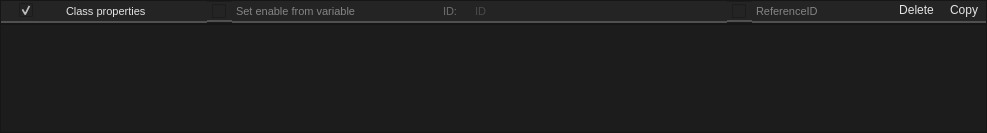
<?xml version="1.0" encoding="UTF-8"?>
<ui version="4.0">
 <class>Form</class>
 <widget class="QWidget" name="Form">
  <property name="geometry">
   <rect>
    <x>0</x>
    <y>0</y>
    <width>987</width>
    <height>133</height>
   </rect>
  </property>
  <property name="windowTitle">
   <string>Form</string>
  </property>
  <property name="styleSheet">
   <string notr="true">background-color: #1C1C1C;</string>
  </property>
  <layout class="QVBoxLayout" name="verticalLayout">
   <property name="spacing">
    <number>0</number>
   </property>
   <property name="leftMargin">
    <number>0</number>
   </property>
   <property name="topMargin">
    <number>0</number>
   </property>
   <property name="rightMargin">
    <number>0</number>
   </property>
   <property name="bottomMargin">
    <number>0</number>
   </property>
   <item>
    <widget class="QFrame" name="frame">
     <property name="maximumSize">
      <size>
       <width>16777215</width>
       <height>24</height>
      </size>
     </property>
     <property name="frameShape">
      <enum>QFrame::Shape::StyledPanel</enum>
     </property>
     <property name="frameShadow">
      <enum>QFrame::Shadow::Raised</enum>
     </property>
     <layout class="QHBoxLayout" name="horizontalLayout">
      <property name="spacing">
       <number>0</number>
      </property>
      <property name="leftMargin">
       <number>0</number>
      </property>
      <property name="topMargin">
       <number>0</number>
      </property>
      <property name="rightMargin">
       <number>0</number>
      </property>
      <property name="bottomMargin">
       <number>0</number>
      </property>
      <item>
       <widget class="QLabel" name="label">
        <property name="styleSheet">
         <string notr="true">image: url(:/icons/more_vert.png);
padding-left: 3px;
padding-right: 3px;
    border: 2px solid #CCCCCC;
	border-top: 0px;
	border-left: 0px;
	border-right: 0px;
    border-color: rgba(80, 80, 80, 255);
    border-radius: 0px;
background-color: #242424;</string>
        </property>
        <property name="text">
         <string/>
        </property>
       </widget>
      </item>
      <item>
       <widget class="QCheckBox" name="show_child">
        <property name="focusPolicy">
         <enum>Qt::FocusPolicy::NoFocus</enum>
        </property>
        <property name="toolTip">
         <string>&lt;html&gt;&lt;head/&gt;&lt;body&gt;&lt;p&gt;&lt;span style=&quot; font-size:8pt; font-weight:400;&quot;&gt;Show child&lt;/span&gt;&lt;/p&gt;&lt;/body&gt;&lt;/html&gt;</string>
        </property>
        <property name="styleSheet">
         <string notr="true">QCheckBox::indicator:checked {
    
image: url(://icons/arrow_drop_down.png);
	height:14px;
	width:14px;
}

QCheckBox::indicator:unchecked {
    image: url(://icons/arrow_drop_right.png);
	height:14px;
	width:14px;
}
QCheckBox {
    font: 700 10pt &quot;Segoe UI&quot;;
    border: 2px solid black;
    border-radius: 0px;
    border-color: rgba(80, 80, 80, 255);
    height:14px;
    padding-top: 2px;
    padding-bottom:4px;
    color: #E3E3E3;
background-color: #242424;
    padding-left: 4px;
}
QCheckBox:hover {
    background-color: #414956;
    color: white;
}
QCheckBox{
	padding-left:5px;
	border-left: 0px solid black;
border-right: 0px solid black;
border-top: 0px solid black;
}</string>
        </property>
        <property name="text">
         <string/>
        </property>
        <property name="checked">
         <bool>true</bool>
        </property>
        <property name="tristate">
         <bool>false</bool>
        </property>
       </widget>
      </item>
      <item>
       <widget class="QFrame" name="frame_2">
        <property name="minimumSize">
         <size>
          <width>400</width>
          <height>0</height>
         </size>
        </property>
        <property name="maximumSize">
         <size>
          <width>400</width>
          <height>16777215</height>
         </size>
        </property>
        <property name="frameShape">
         <enum>QFrame::Shape::NoFrame</enum>
        </property>
        <property name="frameShadow">
         <enum>QFrame::Shadow::Raised</enum>
        </property>
        <layout class="QHBoxLayout" name="horizontalLayout_2">
         <property name="spacing">
          <number>0</number>
         </property>
         <property name="leftMargin">
          <number>0</number>
         </property>
         <property name="topMargin">
          <number>0</number>
         </property>
         <property name="rightMargin">
          <number>0</number>
         </property>
         <property name="bottomMargin">
          <number>0</number>
         </property>
         <item>
          <widget class="QToolButton" name="gf">
           <property name="enabled">
            <bool>false</bool>
           </property>
           <property name="focusPolicy">
            <enum>Qt::FocusPolicy::NoFocus</enum>
           </property>
           <property name="styleSheet">
            <string notr="true">QToolButton {
    border: 2px solid black;
    border-radius: 0px;
    border-color: rgba(80, 80, 80, 255);
border-left: None;
border-top: None;
border-right: None;
    padding: 2px;
    color: #E3E3E3;
    background-color: #242424;
height:16px;
width:16px;
}
QToolButton:hover {
    background-color: #414956;
    color: white;
}</string>
           </property>
           <property name="text">
            <string/>
           </property>
           <property name="icon">
            <iconset resource="../resources.qrc">
             <normaloff>:/icons/shapes_24dp_9D9D9D_FILL0_wght400_GRAD0_opsz24.png</normaloff>:/icons/shapes_24dp_9D9D9D_FILL0_wght400_GRAD0_opsz24.png</iconset>
           </property>
           <property name="iconSize">
            <size>
             <width>24</width>
             <height>24</height>
            </size>
           </property>
          </widget>
         </item>
         <item>
          <widget class="QLineEdit" name="property_class">
           <property name="focusPolicy">
            <enum>Qt::FocusPolicy::NoFocus</enum>
           </property>
           <property name="toolTip">
            <string>&lt;html&gt;&lt;head/&gt;&lt;body&gt;&lt;p&gt;Variable name and display name&lt;/p&gt;&lt;/body&gt;&lt;/html&gt;</string>
           </property>
           <property name="styleSheet">
            <string notr="true">QLineEdit {
    font-size: 8pt;
    font-family: &quot;Segoe UI&quot;;
    border-top: 0px;
    border-left: 0px;
    border-right: 0px;
    border-bottom: 2px solid rgba(80, 80, 80, 255);
    border-radius: 0px;
    padding: 2px;
    color: #E3E3E3;
    background-color: #242424;
}

QLineEdit:focus {
    border-color: rgba(80, 80, 80, 255);
}

QLineEdit::selection {
    background-color: #414956;
    color: white;
}</string>
           </property>
           <property name="inputMethodHints">
            <set>Qt::InputMethodHint::ImhLatinOnly|Qt::InputMethodHint::ImhLowercaseOnly</set>
           </property>
           <property name="text">
            <string>Class properties</string>
           </property>
           <property name="maxLength">
            <number>32</number>
           </property>
           <property name="readOnly">
            <bool>true</bool>
           </property>
          </widget>
         </item>
         <item>
          <widget class="QCheckBox" name="enable">
           <property name="focusPolicy">
            <enum>Qt::FocusPolicy::NoFocus</enum>
           </property>
           <property name="toolTip">
            <string>&lt;html&gt;&lt;head/&gt;&lt;body&gt;&lt;p&gt;&lt;span style=&quot; font-weight:400;&quot;&gt;Enable set&lt;/span&gt;&lt;/p&gt;&lt;/body&gt;&lt;/html&gt;</string>
           </property>
           <property name="styleSheet">
            <string notr="true">QCheckBox::indicator:checked {
image: url(://icons/select_check_box_16dp_9D9D9D_FILL0_wght400_GRAD0_opsz20.svg);
   
	height:16px;
	width:16px;
}

QCheckBox::indicator:unchecked {
    image: url(://icons/check_box_outline_blank_16dp_9D9D9D_FILL0_wght400_GRAD0_opsz20.svg);
	height:16px;
	width:16px;
}


QCheckBox {
    font: 580  8pt &quot;Segoe UI&quot;;
    border: 2px solid black;
    border-radius: 0px;
    border-color: rgba(80, 80, 80, 255);
    height:14px;
    padding-top: 2px;
    padding-bottom:2px;
    color: #E3E3E3;
    padding-left: 4px;
background-color: #242424;
}
QCheckBox:hover {
    background-color: #414956;
    color: white;
}
QCheckBox{
	padding-left:5px;
	border-left: 0px solid black;
border-right: 0px solid black;
border-top: 0px solid black;
}</string>
           </property>
           <property name="text">
            <string/>
           </property>
           <property name="checked">
            <bool>false</bool>
           </property>
           <property name="autoRepeat">
            <bool>false</bool>
           </property>
           <property name="autoExclusive">
            <bool>false</bool>
           </property>
           <property name="tristate">
            <bool>false</bool>
           </property>
          </widget>
         </item>
         <item>
          <widget class="QLineEdit" name="variable_display">
           <property name="focusPolicy">
            <enum>Qt::FocusPolicy::NoFocus</enum>
           </property>
           <property name="toolTip">
            <string>&lt;html&gt;&lt;head/&gt;&lt;body&gt;&lt;p&gt;Variable name and display name&lt;/p&gt;&lt;/body&gt;&lt;/html&gt;</string>
           </property>
           <property name="styleSheet">
            <string notr="true">QLineEdit {
    font-size: 8pt;
    font-family: &quot;Segoe UI&quot;;
    border-top: 0px;
    border-left: 0px;
    border-right: 0px;
    border-bottom: 2px solid rgba(80, 80, 80, 255);
    border-radius: 0px;
    padding: 2px;
    color: #E3E3E3;
    background-color: #242424;
}

QLineEdit:focus {
    border-color: rgba(80, 80, 80, 255);
}

QLineEdit::selection {
    background-color: #414956;
    color: white;
}</string>
           </property>
           <property name="inputMethodHints">
            <set>Qt::InputMethodHint::ImhLatinOnly|Qt::InputMethodHint::ImhLowercaseOnly</set>
           </property>
           <property name="text">
            <string/>
           </property>
           <property name="maxLength">
            <number>32</number>
           </property>
           <property name="readOnly">
            <bool>true</bool>
           </property>
           <property name="placeholderText">
            <string>Set enable from variable</string>
           </property>
          </widget>
         </item>
         <item>
          <widget class="QToolButton" name="variable_clear">
           <property name="enabled">
            <bool>true</bool>
           </property>
           <property name="focusPolicy">
            <enum>Qt::FocusPolicy::NoFocus</enum>
           </property>
           <property name="styleSheet">
            <string notr="true">QToolButton {
    border: 2px solid black;
    border-radius: 0px;
    border-color: rgba(80, 80, 80, 255);
border-left: None;
border-top: None;
border-right: None;
    padding: 2px;
    color: #E3E3E3;
    background-color: #242424;
height:16px;
width:16px;
}
QToolButton:hover {
    background-color: #414956;
    color: white;
}</string>
           </property>
           <property name="text">
            <string/>
           </property>
           <property name="icon">
            <iconset resource="../resources.qrc">
             <normaloff>:/icons/cancel_16dp_9D9D9D_FILL0_wght400_GRAD0_opsz20.svg</normaloff>:/icons/cancel_16dp_9D9D9D_FILL0_wght400_GRAD0_opsz20.svg</iconset>
           </property>
           <property name="iconSize">
            <size>
             <width>24</width>
             <height>24</height>
            </size>
           </property>
          </widget>
         </item>
         <item>
          <widget class="QToolButton" name="variables_search">
           <property name="enabled">
            <bool>true</bool>
           </property>
           <property name="focusPolicy">
            <enum>Qt::FocusPolicy::NoFocus</enum>
           </property>
           <property name="styleSheet">
            <string notr="true">QToolButton {
    border: 2px solid black;
    border-radius: 0px;
    border-color: rgba(80, 80, 80, 255);
border-left: None;
border-top: None;
border-right: None;
    padding: 2px;
    color: #E3E3E3;
    background-color: #242424;
height:16px;
width:16px;
}
QToolButton:hover {
    background-color: #414956;
    color: white;
}</string>
           </property>
           <property name="text">
            <string/>
           </property>
           <property name="icon">
            <iconset resource="../resources.qrc">
             <normaloff>:/icons/search_24dp_9D9D9D_FILL0_wght400_GRAD0_opsz24.svg</normaloff>:/icons/search_24dp_9D9D9D_FILL0_wght400_GRAD0_opsz24.svg</iconset>
           </property>
           <property name="iconSize">
            <size>
             <width>24</width>
             <height>24</height>
            </size>
           </property>
          </widget>
         </item>
         <item>
          <widget class="QLineEdit" name="property_class_4">
           <property name="maximumSize">
            <size>
             <width>16</width>
             <height>16777215</height>
            </size>
           </property>
           <property name="focusPolicy">
            <enum>Qt::FocusPolicy::NoFocus</enum>
           </property>
           <property name="toolTip">
            <string>&lt;html&gt;&lt;head/&gt;&lt;body&gt;&lt;p&gt;Variable name and display name&lt;/p&gt;&lt;/body&gt;&lt;/html&gt;</string>
           </property>
           <property name="styleSheet">
            <string notr="true">QLineEdit {
    font-size: 8pt;
    font-family: &quot;Segoe UI&quot;;
    border-top: 0px;
    border-left: 0px;
    border-right: 0px;
    border-bottom: 2px solid rgba(80, 80, 80, 255);
    border-radius: 0px;
    padding: 2px;
    color: #E3E3E3;
    background-color: #242424;
}

QLineEdit:focus {
    border-color: rgba(80, 80, 80, 255);
}

QLineEdit::selection {
    background-color: #414956;
    color: white;
}</string>
           </property>
           <property name="inputMethodHints">
            <set>Qt::InputMethodHint::ImhLatinOnly|Qt::InputMethodHint::ImhLowercaseOnly</set>
           </property>
           <property name="text">
            <string/>
           </property>
           <property name="maxLength">
            <number>32</number>
           </property>
           <property name="readOnly">
            <bool>true</bool>
           </property>
          </widget>
         </item>
        </layout>
       </widget>
      </item>
      <item>
       <widget class="QLineEdit" name="element_id_display_2">
        <property name="maximumSize">
         <size>
          <width>32</width>
          <height>16777215</height>
         </size>
        </property>
        <property name="focusPolicy">
         <enum>Qt::FocusPolicy::NoFocus</enum>
        </property>
        <property name="toolTip">
         <string>&lt;html&gt;&lt;head/&gt;&lt;body&gt;&lt;p&gt;Variable name and display name&lt;/p&gt;&lt;/body&gt;&lt;/html&gt;</string>
        </property>
        <property name="styleSheet">
         <string notr="true">QLineEdit {
    font-size: 8pt;
    font-family: &quot;Segoe UI&quot;;
    border-top: 0px;
    border-left: 0px;
    border-right: 0px;
    border-bottom: 2px solid rgba(80, 80, 80, 255);
    border-radius: 0px;
    padding: 2px;
    color: #6D6D6D;
    background-color: #242424;
}

QLineEdit:focus {
    border-color: rgba(80, 80, 80, 255);
}

QLineEdit::selection {
    background-color: #414956;
    color: white;
}</string>
        </property>
        <property name="inputMethodHints">
         <set>Qt::InputMethodHint::ImhLatinOnly|Qt::InputMethodHint::ImhLowercaseOnly</set>
        </property>
        <property name="text">
         <string>ID:</string>
        </property>
        <property name="maxLength">
         <number>32</number>
        </property>
        <property name="readOnly">
         <bool>true</bool>
        </property>
        <property name="placeholderText">
         <string>ID</string>
        </property>
       </widget>
      </item>
      <item>
       <widget class="QLineEdit" name="element_id_display">
        <property name="focusPolicy">
         <enum>Qt::FocusPolicy::NoFocus</enum>
        </property>
        <property name="toolTip">
         <string>&lt;html&gt;&lt;head/&gt;&lt;body&gt;&lt;p&gt;Variable name and display name&lt;/p&gt;&lt;/body&gt;&lt;/html&gt;</string>
        </property>
        <property name="styleSheet">
         <string notr="true">QLineEdit {
    font-size: 8pt;
    font-family: &quot;Segoe UI&quot;;
    border-top: 0px;
    border-left: 0px;
    border-right: 0px;
    border-bottom: 2px solid rgba(80, 80, 80, 255);
    border-radius: 0px;
    padding: 2px;
    color: #6D6D6D;
    background-color: #242424;
}

QLineEdit:focus {
    border-color: rgba(80, 80, 80, 255);
}

QLineEdit::selection {
    background-color: #414956;
    color: white;
}</string>
        </property>
        <property name="inputMethodHints">
         <set>Qt::InputMethodHint::ImhLatinOnly|Qt::InputMethodHint::ImhLowercaseOnly</set>
        </property>
        <property name="text">
         <string/>
        </property>
        <property name="maxLength">
         <number>32</number>
        </property>
        <property name="readOnly">
         <bool>true</bool>
        </property>
        <property name="placeholderText">
         <string>ID</string>
        </property>
       </widget>
      </item>
      <item>
       <widget class="QLineEdit" name="property_class_3">
        <property name="maximumSize">
         <size>
          <width>16777215</width>
          <height>16777215</height>
         </size>
        </property>
        <property name="focusPolicy">
         <enum>Qt::FocusPolicy::NoFocus</enum>
        </property>
        <property name="toolTip">
         <string>&lt;html&gt;&lt;head/&gt;&lt;body&gt;&lt;p&gt;Variable name and display name&lt;/p&gt;&lt;/body&gt;&lt;/html&gt;</string>
        </property>
        <property name="styleSheet">
         <string notr="true">QLineEdit {
    font-size: 8pt;
    font-family: &quot;Segoe UI&quot;;
    border-top: 0px;
    border-left: 0px;
    border-right: 0px;
    border-bottom: 2px solid rgba(80, 80, 80, 255);
    border-radius: 0px;
    padding: 2px;
    color: #E3E3E3;
    background-color: #242424;
}

QLineEdit:focus {
    border-color: rgba(80, 80, 80, 255);
}

QLineEdit::selection {
    background-color: #414956;
    color: white;
}</string>
        </property>
        <property name="inputMethodHints">
         <set>Qt::InputMethodHint::ImhLatinOnly|Qt::InputMethodHint::ImhLowercaseOnly</set>
        </property>
        <property name="text">
         <string/>
        </property>
        <property name="maxLength">
         <number>32</number>
        </property>
        <property name="readOnly">
         <bool>true</bool>
        </property>
       </widget>
      </item>
      <item>
       <widget class="QToolButton" name="ReferenceID_Clear">
        <property name="enabled">
         <bool>true</bool>
        </property>
        <property name="focusPolicy">
         <enum>Qt::FocusPolicy::NoFocus</enum>
        </property>
        <property name="styleSheet">
         <string notr="true">QToolButton {
    border: 2px solid black;
    border-radius: 0px;
    border-color: rgba(80, 80, 80, 255);
border-left: None;
border-top: None;
border-right: None;
    padding: 2px;
    color: #E3E3E3;
    background-color: #242424;
height:16px;
width:16px;
}
QToolButton:hover {
    background-color: #414956;
    color: white;
}</string>
        </property>
        <property name="text">
         <string/>
        </property>
        <property name="icon">
         <iconset resource="../resources.qrc">
          <normaloff>:/icons/cancel_16dp_9D9D9D_FILL0_wght400_GRAD0_opsz20.svg</normaloff>:/icons/cancel_16dp_9D9D9D_FILL0_wght400_GRAD0_opsz20.svg</iconset>
        </property>
        <property name="iconSize">
         <size>
          <width>24</width>
          <height>24</height>
         </size>
        </property>
       </widget>
      </item>
      <item>
       <widget class="QCheckBox" name="Reference_Enable">
        <property name="focusPolicy">
         <enum>Qt::FocusPolicy::NoFocus</enum>
        </property>
        <property name="toolTip">
         <string>&lt;html&gt;&lt;head/&gt;&lt;body&gt;&lt;p&gt;&lt;span style=&quot; font-weight:400;&quot;&gt;Enable set&lt;/span&gt;&lt;/p&gt;&lt;/body&gt;&lt;/html&gt;</string>
        </property>
        <property name="styleSheet">
         <string notr="true">QCheckBox::indicator:checked {
image: url(://icons/select_check_box_16dp_9D9D9D_FILL0_wght400_GRAD0_opsz20.svg);
   
	height:16px;
	width:16px;
}

QCheckBox::indicator:unchecked {
    image: url(://icons/check_box_outline_blank_16dp_9D9D9D_FILL0_wght400_GRAD0_opsz20.svg);
	height:16px;
	width:16px;
}


QCheckBox {
    font: 580  8pt &quot;Segoe UI&quot;;
    border: 2px solid black;
    border-radius: 0px;
    border-color: rgba(80, 80, 80, 255);
    height:14px;
    padding-top: 2px;
    padding-bottom:2px;
    color: #E3E3E3;
    padding-left: 4px;
background-color: #242424;
}
QCheckBox:hover {
    background-color: #414956;
    color: white;
}
QCheckBox{
	padding-left:5px;
	border-left: 0px solid black;
border-right: 0px solid black;
border-top: 0px solid black;
}</string>
        </property>
        <property name="text">
         <string/>
        </property>
        <property name="checked">
         <bool>false</bool>
        </property>
        <property name="autoRepeat">
         <bool>false</bool>
        </property>
        <property name="autoExclusive">
         <bool>false</bool>
        </property>
        <property name="tristate">
         <bool>false</bool>
        </property>
       </widget>
      </item>
      <item>
       <widget class="QLineEdit" name="ReferenceID">
        <property name="focusPolicy">
         <enum>Qt::FocusPolicy::NoFocus</enum>
        </property>
        <property name="toolTip">
         <string>&lt;html&gt;&lt;head/&gt;&lt;body&gt;&lt;p&gt;Variable name and display name&lt;/p&gt;&lt;/body&gt;&lt;/html&gt;</string>
        </property>
        <property name="styleSheet">
         <string notr="true">QLineEdit {
    font-size: 8pt;
    font-family: &quot;Segoe UI&quot;;
    border-top: 0px;
    border-left: 0px;
    border-right: 0px;
    border-bottom: 2px solid rgba(80, 80, 80, 255);
    border-radius: 0px;
    padding: 2px;
    color: #E3E3E3;
    background-color: #242424;
}

QLineEdit:focus {
    border-color: rgba(80, 80, 80, 255);
}

QLineEdit::selection {
    background-color: #414956;
    color: white;
}</string>
        </property>
        <property name="inputMethodHints">
         <set>Qt::InputMethodHint::ImhLatinOnly|Qt::InputMethodHint::ImhLowercaseOnly</set>
        </property>
        <property name="text">
         <string/>
        </property>
        <property name="maxLength">
         <number>32</number>
        </property>
        <property name="readOnly">
         <bool>true</bool>
        </property>
        <property name="placeholderText">
         <string>ReferenceID</string>
        </property>
       </widget>
      </item>
      <item>
       <widget class="QToolButton" name="ReferenceID_Search">
        <property name="enabled">
         <bool>true</bool>
        </property>
        <property name="focusPolicy">
         <enum>Qt::FocusPolicy::NoFocus</enum>
        </property>
        <property name="styleSheet">
         <string notr="true">QToolButton {
    border: 2px solid black;
    border-radius: 0px;
    border-color: rgba(80, 80, 80, 255);
border-left: None;
border-top: None;
border-right: None;
    padding: 2px;
    color: #E3E3E3;
    background-color: #242424;
height:16px;
width:16px;
}
QToolButton:hover {
    background-color: #414956;
    color: white;
}</string>
        </property>
        <property name="text">
         <string/>
        </property>
        <property name="icon">
         <iconset resource="../resources.qrc">
          <normaloff>:/icons/search_24dp_9D9D9D_FILL0_wght400_GRAD0_opsz24.svg</normaloff>:/icons/search_24dp_9D9D9D_FILL0_wght400_GRAD0_opsz24.svg</iconset>
        </property>
        <property name="iconSize">
         <size>
          <width>24</width>
          <height>24</height>
         </size>
        </property>
       </widget>
      </item>
      <item>
       <widget class="QPushButton" name="delete_button">
        <property name="styleSheet">
         <string notr="true">
QPushButton {
    font: 580 8pt &quot;Segoe UI&quot;;
    border: 2px solid black;
    border-radius: 0px;
    border-color: rgba(80, 80, 80, 255);
	border-top:0px;
border-left:0px;
border-right:0px;
    height:14px;
    padding-top: 2px;
    padding-bottom:4px;
	background-color: #242424;
    padding-left: 8px;
	padding-right: 8px;
	color: #E3E3E3;
}

QPushButton:hover {
    background-color: #414956;
    color: white;
}


QPushButton:pressed {
    font: 580 8pt &quot;Segoe UI&quot;;
    border: 2px solid black;
    border-radius: 0px;
    border-color: rgba(80, 80, 80, 255);
	border-top:0px;
border-left:0px;
border-right:0px;
    height:14px;
    padding-top: 2px;
    padding-bottom:4px;
	background-color: #242424;
    padding-left: 8px;
	padding-right: 8px;
	color: #E3E3E3;
}</string>
        </property>
        <property name="text">
         <string>Delete</string>
        </property>
        <property name="icon">
         <iconset resource="../resources.qrc">
          <normaloff>:/icons/delete_24dp_9D9D9D_FILL0_wght400_GRAD0_opsz24.svg</normaloff>:/icons/delete_24dp_9D9D9D_FILL0_wght400_GRAD0_opsz24.svg</iconset>
        </property>
       </widget>
      </item>
      <item>
       <widget class="QPushButton" name="copy_button">
        <property name="styleSheet">
         <string notr="true">
QPushButton {
    font: 580 8pt &quot;Segoe UI&quot;;
    border: 2px solid black;
    border-radius: 0px;
    border-color: rgba(80, 80, 80, 255);
	border-top:0px;
border-left:0px;
border-right:0px;
    height:14px;
    padding-top: 2px;
    padding-bottom:4px;
	background-color: #242424;
    padding-left: 8px;
	padding-right: 8px;
	color: #E3E3E3;
}

QPushButton:hover {
    background-color: #414956;
    color: white;
}


QPushButton:pressed {
    font: 580 8pt &quot;Segoe UI&quot;;
    border: 2px solid black;
    border-radius: 0px;
    border-color: rgba(80, 80, 80, 255);
	border-top:0px;
border-left:0px;
border-right:0px;
    height:14px;
    padding-top: 2px;
    padding-bottom:4px;
	background-color: #242424;
    padding-left: 8px;
	padding-right: 8px;
	color: #E3E3E3;
}</string>
        </property>
        <property name="text">
         <string>Copy</string>
        </property>
        <property name="icon">
         <iconset resource="../resources.qrc">
          <normaloff>:/icons/content_copy_24dp_9D9D9D_FILL0_wght400_GRAD0_opsz24.svg</normaloff>:/icons/content_copy_24dp_9D9D9D_FILL0_wght400_GRAD0_opsz24.svg</iconset>
        </property>
       </widget>
      </item>
     </layout>
    </widget>
   </item>
   <item>
    <widget class="QFrame" name="frame_layout">
     <property name="frameShape">
      <enum>QFrame::Shape::StyledPanel</enum>
     </property>
     <property name="frameShadow">
      <enum>QFrame::Shadow::Raised</enum>
     </property>
     <layout class="QVBoxLayout" name="verticalLayout_2">
      <property name="spacing">
       <number>0</number>
      </property>
      <property name="leftMargin">
       <number>0</number>
      </property>
      <property name="topMargin">
       <number>0</number>
      </property>
      <property name="rightMargin">
       <number>0</number>
      </property>
      <property name="bottomMargin">
       <number>0</number>
      </property>
      <item>
       <layout class="QVBoxLayout" name="layout">
        <property name="spacing">
         <number>8</number>
        </property>
        <property name="sizeConstraint">
         <enum>QLayout::SizeConstraint::SetDefaultConstraint</enum>
        </property>
       </layout>
      </item>
     </layout>
    </widget>
   </item>
  </layout>
 </widget>
 <resources>
  <include location="../resources.qrc"/>
 </resources>
 <connections/>
</ui>
